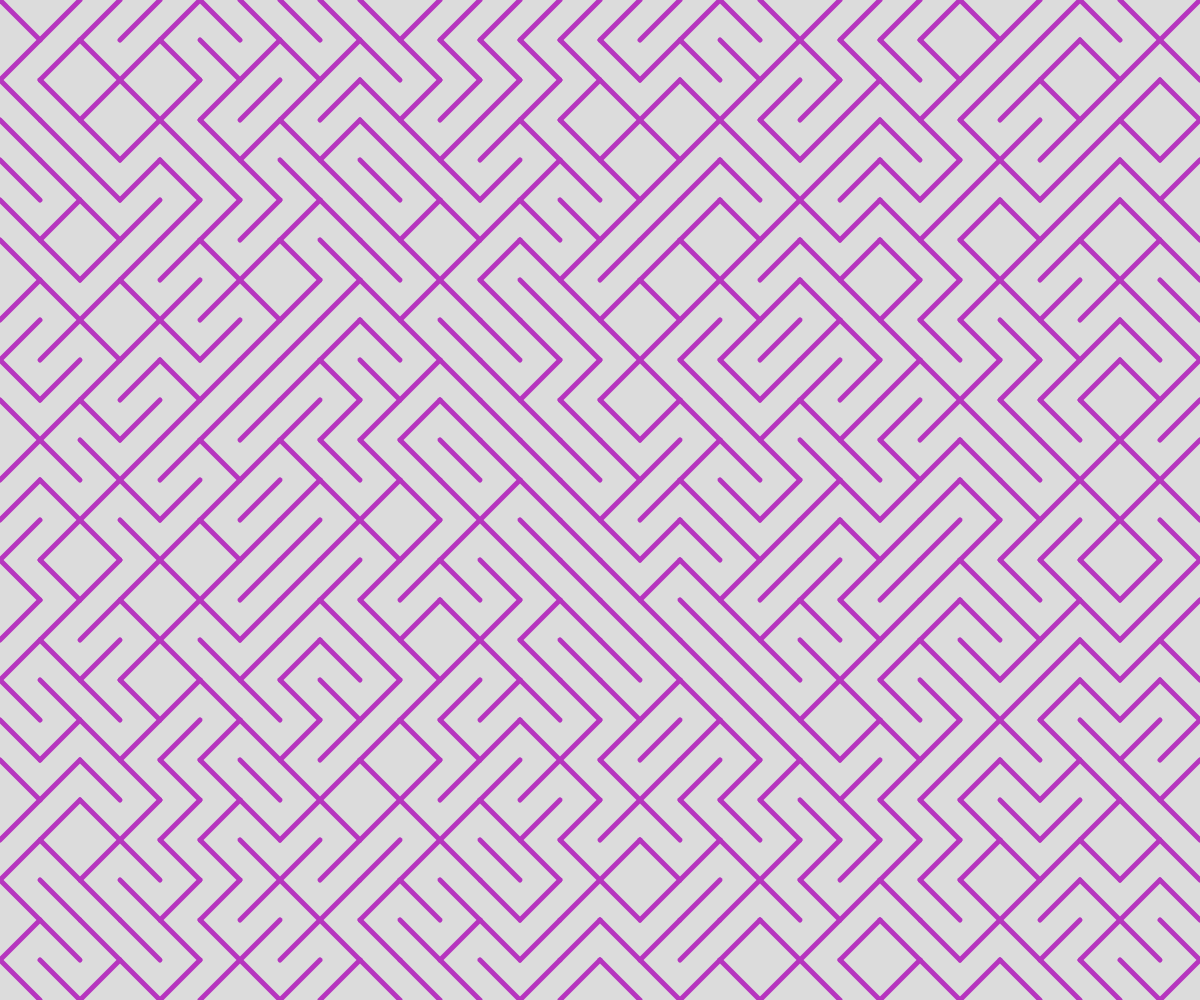
Frame 1 (no input)
Frame 60 (no input): identical to frame 1, image omitted
Frame 120 (the mouse pressed at the canvas centre since frame 60): identical to frame 1, image omitted

The p5.js sketch that drew this single still picture (run headless with seeded random() and noise() and a simulated clock; from frame 60 on, the mouse is pressed at the canvas centre):

// p5.js sketch
// ── sketch.js
let x = 0, y = 0, blockSize = 40;
function setup() {
  createCanvas(innerWidth, innerHeight);
  mouseClicked();
  strokeCap(ROUND);


}

function draw() {


}

function mouseClicked() {
  newLineMaker();

}

function newLineMaker() {
  background(220);
  strokeCap(ROUND);
  strokeWeight(5);
  stroke(random(0, 255), random(0, 255), random(0, 255));


  for (let i = 0; i < width; i = i + blockSize) {
    for (let j = 0; j < height; j = j + blockSize) {

      let choice = random(0, 1);

      if (choice < 0.5) {

        line(i, j, i + blockSize, j + blockSize);
      }
      else {

        line(i + blockSize, j, i, j + blockSize);
      }
    }

  }


}
